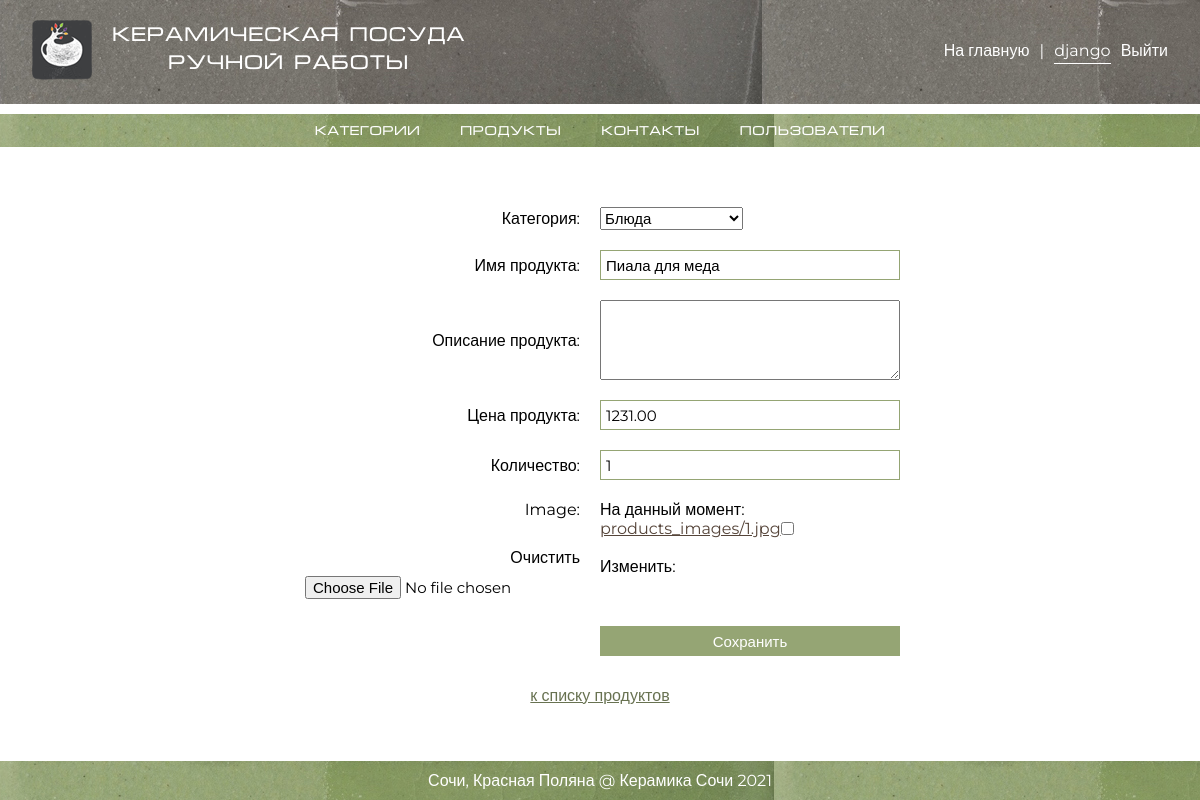
The page /my_admin/products/update/1/ (signed in) on the database as committed earlier.
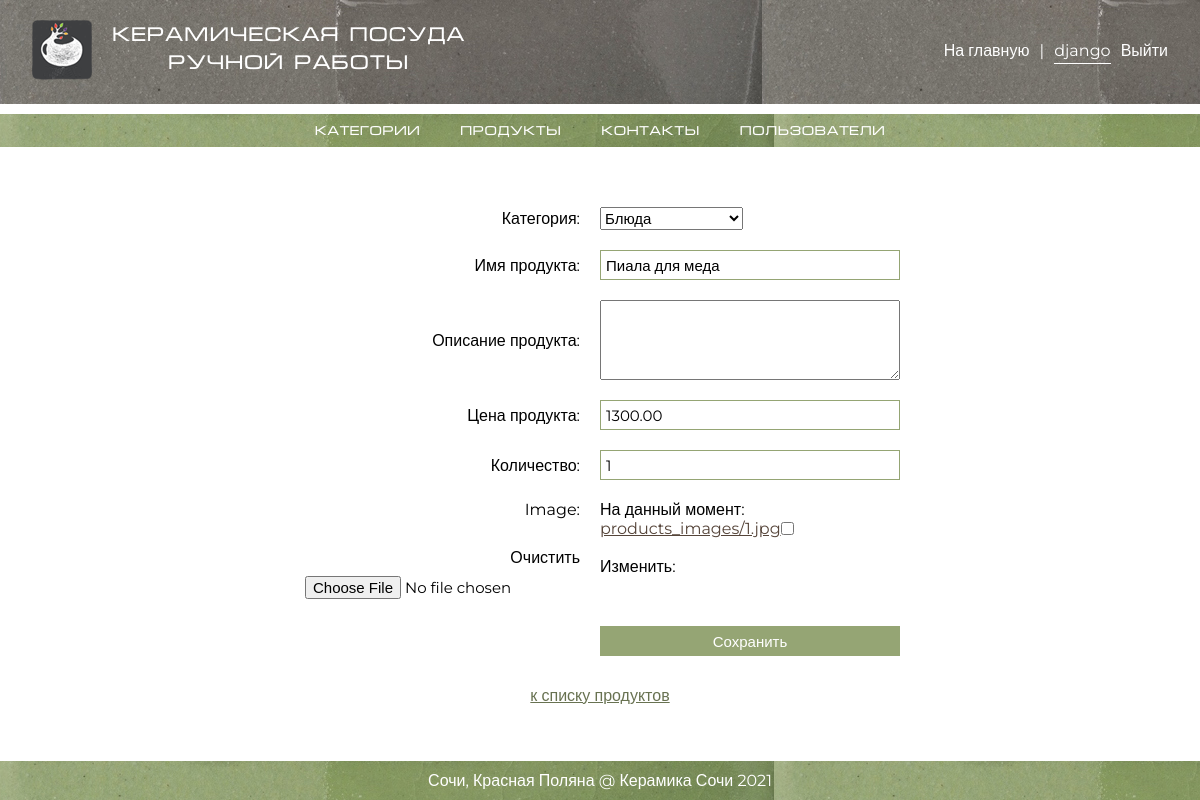
The same page on the database as committed later.
### mainapp/models.py (models this page shows, shortened)
class Product(models.Model):
    category = models.ForeignKey(ProductCategory, on_delete=models.CASCADE, verbose_name='категория')
    name = models.CharField(verbose_name='имя продукта', max_length=128)
    description = models.TextField(verbose_name='описание продукта', blank=True)
    price = models.DecimalField(verbose_name='цена продукта', max_digits=8, decimal_places=2, default=0)
    quantity = models.PositiveSmallIntegerField(verbose_name='количество', default=1)
    image = models.ImageField(upload_to='products_images', blank=True)
    is_active = models.BooleanField(verbose_name='активная', default=1)

### adminapp/views.py (the view)
# urls.py: path('products/update/<int:pk>/', adminapp.product_update, name='product_update'),
@user_passes_test(lambda x: x.is_superuser)
def product_update(request, pk):
    edit_product = get_object_or_404(Product, pk=pk)
    if request.method == 'POST':
        edit_form = AdminProductCreateForm(request.POST, request.FILES, instance=edit_product)
        if edit_form.is_valid():
            edit_form.save()
            return HttpResponseRedirect(reverse('adminapp:product_update', args=[edit_product.pk]))
    else:
        edit_form = AdminProductCreateForm(instance=edit_product)
    context = {
        'page_title': 'Админка / Редактирование продукта',
        'update_form': edit_form,
        'category_pk': edit_product.category_id
    }
    return render(request, 'adminapp/product_update.html', context)

### adminapp/forms.py
class AdminProductCreateForm(forms.ModelForm):
    class Meta:
        model = Product
        fields = ('category', 'name', 'description', 'price', 'quantity', 'image')
    def __init__(self, *args, **kwargs):
        super().__init__(*args, **kwargs)
        for field_name, field in self.fields.items():
            field.widget.attrs['class'] = field_name
            field.help_text = ''

### mainapp/models.py (called while the page is built)
    def __str__(self):
        return self.name

### adminapp/templates/adminapp/product_update.html (shortened to what this page needs)
{% extends 'adminapp/base.html' %}
{% block content %}
    <div class="form-container">
        <form class="base-form margin-center" method="post"
              enctype="multipart/form-data">
            {{ update_form.as_p }}
            <p>
                <input class="submit" type="submit" value="Сохранить">
            </p>
        </form>
    </div>
    <div class="margin-center margin-top center">
        <a href="{% url 'adminapp:category_products' category_pk %}">
            к списку продуктов
        </a>
    </div>
{% endblock %}

Rows that differ between the two databases and show on the page:
changed Product "Блюда": price "1231.00" → "1300.00"
